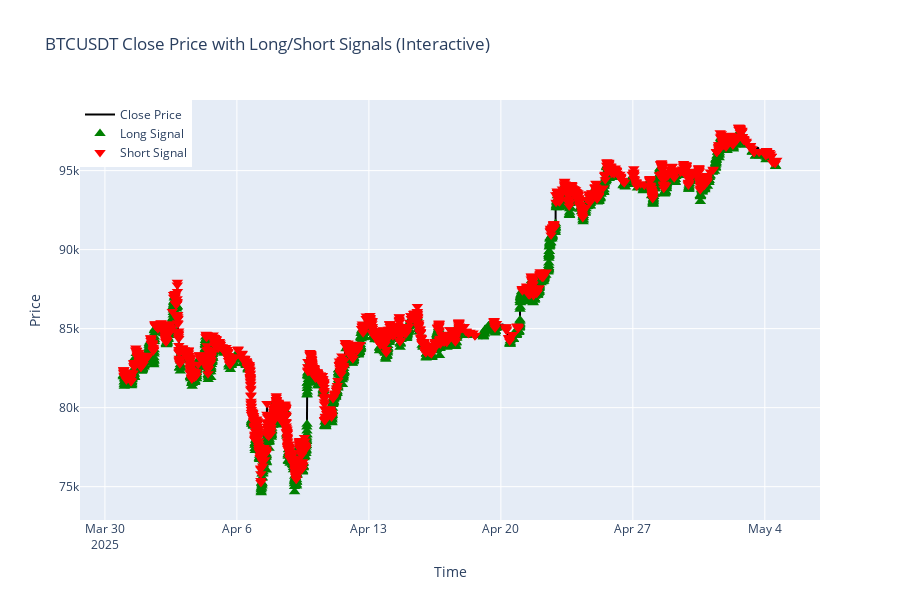

Notebook cell for this chart:
### Code cell
# Create Plotly interactive plot
fig = go.Figure()

# Close Price Line
fig.add_trace(go.Scatter(
    x=df.index,
    y=df['close'],
    mode='lines',
    name='Close Price',
    line=dict(color='black')
))

# Long Signals
fig.add_trace(go.Scatter(
    x=df.index[df['label'] == 1],
    y=df['close'][df['label'] == 1],
    mode='markers',
    name='Long Signal',
    marker=dict(color='green', symbol='triangle-up', size=10)
))

# Short Signals
fig.add_trace(go.Scatter(
    x=df.index[df['label'] == -1],
    y=df['close'][df['label'] == -1],
    mode='markers',
    name='Short Signal',
    marker=dict(color='red', symbol='triangle-down', size=10)
))

# Layout
fig.update_layout(
    title='BTCUSDT Close Price with Long/Short Signals (Interactive)',
    xaxis_title='Time',
    yaxis_title='Price',
    legend=dict(x=0, y=1),
    height=600
)

fig.show()

### Figure 1 — Plotly figure (JSON) as saved in the notebook; plotly's stock layout.template omitted (floating-point values rounded to 4 significant figures; data arrays with more than 128 entries replaced by an {"elided": "..."} marker saying what was removed)
{"data": [{"line": {"color": "black"}, "mode": "lines", "name": "Close Price", "type": "scatter", "x": {"elided": "9990 str values"}, "y": {"elided": "9990 float values"}}, {"marker": {"color": "green", "size": 10, "symbol": "triangle-up"}, "mode": "markers", "name": "Long Signal", "type": "scatter", "x": {"elided": "2060 str values"}, "y": {"elided": "2060 float values"}}, {"marker": {"color": "red", "size": 10, "symbol": "triangle-down"}, "mode": "markers", "name": "Short Signal", "type": "scatter", "x": {"elided": "1893 str values"}, "y": {"elided": "1893 float values"}}], "layout": {"height": 600, "legend": {"x": 0, "y": 1}, "title": {"text": "BTCUSDT Close Price with Long/Short Signals (Interactive)"}, "xaxis": {"title": {"text": "Time"}}, "yaxis": {"title": {"text": "Price"}}}}
